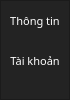
        <widget class="QFrame" name="frame_left_menu">
         <property name="minimumSize">
          <size>
           <width>70</width>
           <height>0</height>
          </size>
         </property>
         <property name="maximumSize">
          <size>
           <width>70</width>
           <height>16777215</height>
          </size>
         </property>
         <property name="styleSheet">
          <string notr="true">background-color: rgb(35, 35, 35);</string>
         </property>
         <property name="frameShape">
          <enum>QFrame::StyledPanel</enum>
         </property>
         <property name="frameShadow">
          <enum>QFrame::Raised</enum>
         </property>
         <layout class="QVBoxLayout" name="verticalLayout_3">
          <property name="leftMargin">
           <number>0</number>
          </property>
          <property name="topMargin">
           <number>0</number>
          </property>
          <property name="rightMargin">
           <number>0</number>
          </property>
          <property name="bottomMargin">
           <number>0</number>
          </property>
          <item alignment="Qt::AlignTop">
           <widget class="QFrame" name="frame_top_menus">
            <property name="frameShape">
             <enum>QFrame::NoFrame</enum>
            </property>
            <property name="frameShadow">
             <enum>QFrame::Raised</enum>
            </property>
            <layout class="QVBoxLayout" name="verticalLayout_4">
             <property name="spacing">
              <number>0</number>
             </property>
             <property name="leftMargin">
              <number>0</number>
             </property>
             <property name="topMargin">
              <number>0</number>
             </property>
             <property name="rightMargin">
              <number>0</number>
             </property>
             <property name="bottomMargin">
              <number>0</number>
             </property>
             <item>
              <widget class="QPushButton" name="btn_page_1">
               <property name="minimumSize">
                <size>
                 <width>0</width>
                 <height>40</height>
                </size>
               </property>
               <property name="font">
                <font>
                 <family>Shopee Display Black</family>
                 <pointsize>8</pointsize>
                 <weight>10</weight>
                 <italic>false</italic>
                 <bold>false</bold>
                </font>
               </property>
               <property name="styleSheet">
                <string notr="true">QPushButton {
	color: rgb(255, 255, 255);
	background-color: rgb(35, 35, 35);
	border: 0px solid;
}
QPushButton:hover {
	background-color: rgb(85, 170, 255);
}</string>
               </property>
               <property name="text">
                <string>Thông tin</string>
               </property>
              </widget>
             </item>
             <item>
              <widget class="QPushButton" name="btn_page_2">
               <property name="minimumSize">
                <size>
                 <width>0</width>
                 <height>40</height>
                </size>
               </property>
               <property name="font">
                <font>
                 <family>Shopee Display Black</family>
                 <pointsize>8</pointsize>
                 <weight>10</weight>
                 <italic>false</italic>
                 <bold>false</bold>
                </font>
               </property>
               <property name="styleSheet">
                <string notr="true">QPushButton {
	color: rgb(255, 255, 255);
	background-color: rgb(35, 35, 35);
	border: 0px solid;
}
QPushButton:hover {
	background-color: rgb(85, 170, 255);
}</string>
               </property>
               <property name="text">
                <string>Tài khoản</string>
               </property>
              </widget>
             </item>
            </layout>
           </widget>
          </item>
         </layout>
        </widget>
